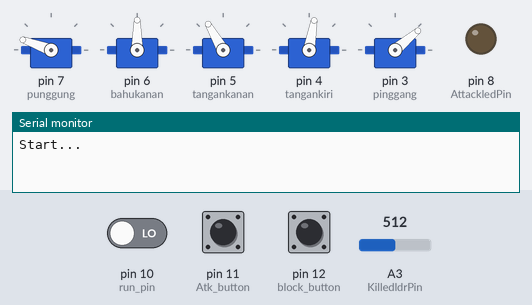
Bench run of a sketch on a simulated Arduino Uno, built with avr-gcc and run on an emulated ATmega328P. On the bench: 5 × servo, output pins drawn as LEDs (lit = HIGH), the last lines printed to the serial monitor. Inputs (shaded band) come from the test bench; at power-on: pin 11 (Atk_button) HIGH, pin 12 (block_button) HIGH, pin 10 (run_pin) LOW, A3 (KilledldrPin) = 512. Random numbers use the default seed unless the sketch sets one.

Above: at 1.2 s.
1.3 s: pin 11 (Atk_button) pulled LOW for 0.15 s
At 1.9 s:
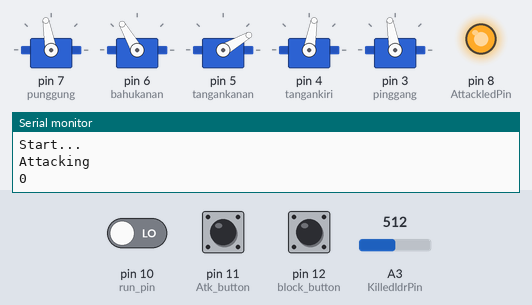
3.6 s: pin 12 (block_button) pulled LOW for 0.15 s
At 4.0 s:
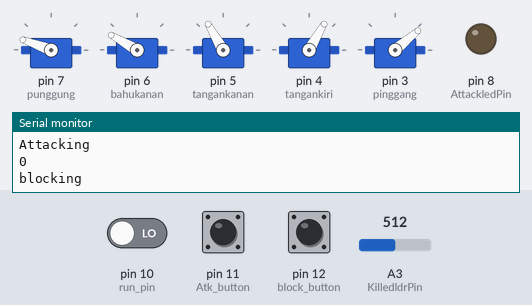
5.6 s: pin 11 (Atk_button) pulled LOW for 3.2 s
At 7.7 s:
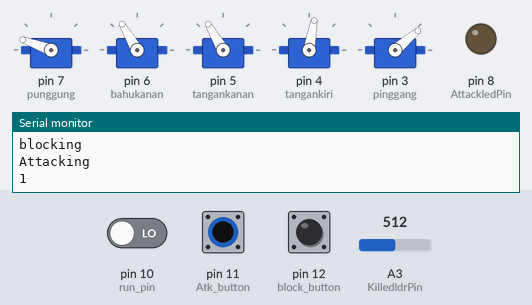
Timing chart, 0 to 10.3 s (numbered marks = the images above; inputs shaded):
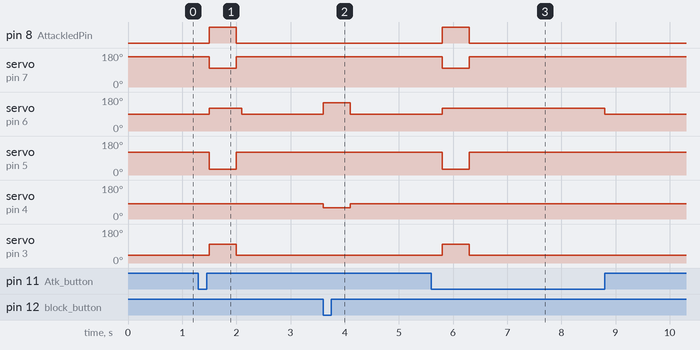

The sketch:

Atk_character_v4.ino
```cpp
//Update Atk_character_v4 = memberikan function sehingga lebih mudah tanpa mengubah coding awal
#include<Servo.h>
#define block_button 12
#define Atk_button 11
#define run_pin 10

Servo punggung;
Servo bahukanan;
Servo tangankanan;
Servo tangankiri;
Servo pinggang;
Servo kakikanan;
Servo kakikiri;

// Attack button

int button_press_count = 0;
int button_state = 0;
int prev_button_state = 0;

// Skill button

//int skill_press_count = 0;
//int skill_state = 0;
//int prev_skill_state = 0;

// Block button

int block_press_count = 0;
int block_state = 0;
int prev_block_state = 0;

// life displays

// Character stats :
int Atk = 200;
int Deffense = 800;

int runValue = 0;
int BlockldrPin = A2;
int KilledldrPin = A3;
int AttackledPin = 8;
long randnum;

void setup() {

  Serial.begin(9600);
  randomSeed(analogRead(A0));
  pinMode (Atk_button, INPUT_PULLUP);
 // pinMode (skill_pin, INPUT_PULLUP);
  pinMode (block_button,INPUT_PULLUP);
  pinMode (run_pin, INPUT);
  pinMode (AttackledPin, OUTPUT);
  pinMode (BlockldrPin, INPUT);
  pinMode (KilledldrPin, INPUT);
  punggung.attach(7);
  bahukanan.attach(6);
  tangankanan.attach(5);
  tangankiri.attach(4);
  pinggang.attach(3);

  setIdlePosition();

  Serial.println("Start...");
}

void setIdlePosition()
{
  bahukanan.write(90);
  tangankanan.write(120);
  tangankiri.write(80);
  punggung.write(160);
  tangankanan.write(120);
  tangankiri.write(80);
  pinggang.write(40);
}

void handleLDRStatus()
{
  int ldrStatus = analogRead(KilledldrPin);
  if(ldrStatus >= 800){
    Serial.println("You are Dead");
    Serial.println("Game Over");
    while(true); //Stop program
  }
}

void handleBlockState()
{
  block_state = digitalRead(block_button);
 if (block_state != prev_block_state) {
    if (block_state == HIGH) {
      digitalWrite(AttackledPin,LOW);
      // Servo blocking idle animation
      bahukanan.write(90);
      tangankanan.write(120);
      tangankiri.write(80);
      punggung.write(160);
      tangankanan.write(120);
      tangankiri.write(80);
      pinggang.write(40);


    } else { // Button press
      // Servo blocking animation
   Serial.println("blocking");
   bahukanan.write(150);
   tangankanan.write(120);
   tangankiri.write(60);
   delay(500);
   bahukanan.write(90);
   tangankanan.write(120);
   tangankiri.write(80);
   punggung.write(160);
   tangankanan.write(120);
   tangankiri.write(80);
   pinggang.write(40);
   int ldrStatus = analogRead(BlockldrPin);
   if(ldrStatus >=Deffense){
    Serial.print("Blockbreaks...");
    delay(10000);// delay for 10 seconds...
  }
  else{

  }

}
prev_block_state = block_state;
  }
}

void handleAtkState()
{
  button_state = digitalRead(Atk_button);
  if (button_state != prev_button_state) {
    if (button_state == HIGH) {
      digitalWrite(AttackledPin,LOW);
      //Servo atatack idle animation
      bahukanan.write(90);
      tangankanan.write(120);
      tangankiri.write(80);
      punggung.write(160);
      tangankanan.write(120);
      tangankiri.write(80);
      pinggang.write(40);

    } else { //button press
      randnum  = random(2);
      Serial.println("Attacking");
      Serial.println(randnum);

      if(randnum == 0){
      delay(200);
      digitalWrite(AttackledPin, HIGH);
      // Servo animation 1

      pinggang.write(100);
      punggung.write(100);
      bahukanan.write(120);
      tangankanan.write(30);
      delay(500);
      tangankanan.write(120);
      pinggang.write(40);
      punggung.write(160);
      digitalWrite(AttackledPin, LOW);
      }
      if(randnum == 1){
      delay(200);
      digitalWrite(AttackledPin, HIGH);
       // Servo animation 2

       pinggang.write(100);
       punggung.write(100);
       bahukanan.write(120);
       tangankanan.write(30);
       delay(500);
       tangankanan.write(120);
       pinggang.write(40);
       punggung.write(160);
      digitalWrite(AttackledPin, LOW);
      }

    }
    delay(100);
  }
  prev_button_state = button_state;
}

void handleSkillState()
{
  //skill_state = digitalRead(skill_pin);
 //if (skill_state != prev_skill_state) {
  //  if (skill_state == HIGH) {
  //    digitalWrite(ledPin,LOW);
  //    servo1.write(170);
  //    servo2.write(50);
  //    servo3.write(90);
  //    servo6.write(180);


   // } else { //button press

   //   digitalWrite(ledPin, HIGH);

   //   servo2.write(180);
   //   servo1.write(140);
   //   servo3.write(160);
   //   delay(300);
   //   servo1.write(140);
   //   servo2.write(30);
   //   servo3.write(60);
   //   delay(Atkspeed);
   //   delay(50);
      //

   //   servo1.write(140);
   //   servo2.write(30);
   //   servo3.write(60);
   //   delay(Atkspeed);
   //   servo1.write(140);
   //   servo2.write(160);
   //   servo3.write(160);
   //   delay(Atkspeed);
   //   delay(50);

      //

   //    servo6.write(60);
   //   servo2.write(180);
   //   servo1.write(140);
   //   servo3.write(160);

    //  delay(300);
    //  servo6.write(180);
    //  servo1.write(140);
    //  servo2.write(30);
    //  servo3.write(60);

    //  delay(Atkspeed);
    //  delay(50);
    //  digitalWrite(ledPin, LOW);
    //     servo1.write(170);
    //  servo2.write(50);
    //  servo3.write(90);
    //  servo6.write(180);

     // delay(2000);
   // }
   // delay(50);
  //}
  //prev_skill_state = skill_state;
}


void loop() {
  handleBlockState();
  handleAtkState();
  handleLDRStatus();
  handleSkillState();


  //Tombol laari ditekan
  runValue = digitalRead(run_pin);
    if(runValue != 0){
      // Servo running animation

    }
    else{
      // Servo running idle animmation

    }

   int ldrStatus = analogRead(KilledldrPin);

  if(ldrStatus >=800){
    Serial.print("You Dead");
    delay(9999999);
  }
  else{

  }
}
```

Measured:
- after the input at 1.3 s, pin 8 (AttackledPin): LOW → HIGH after 0.20 s, → LOW 0.50 s later; servo on pin 7 (punggung): 160° → 100° after 0.20 s, → 160° 0.50 s later
- after the input at 3.6 s, servo on pin 6 (bahukanan): 90° → 150° at once, → 90° 0.50 s later; servo on pin 4 (tangankiri): 80° → 60° at once, → 80° 0.50 s later
- after the input at 5.6 s, pin 8 (AttackledPin): LOW → HIGH after 0.20 s, → LOW 0.50 s later; servo on pin 7 (punggung): 160° → 100° after 0.20 s, → 160° 0.50 s later
